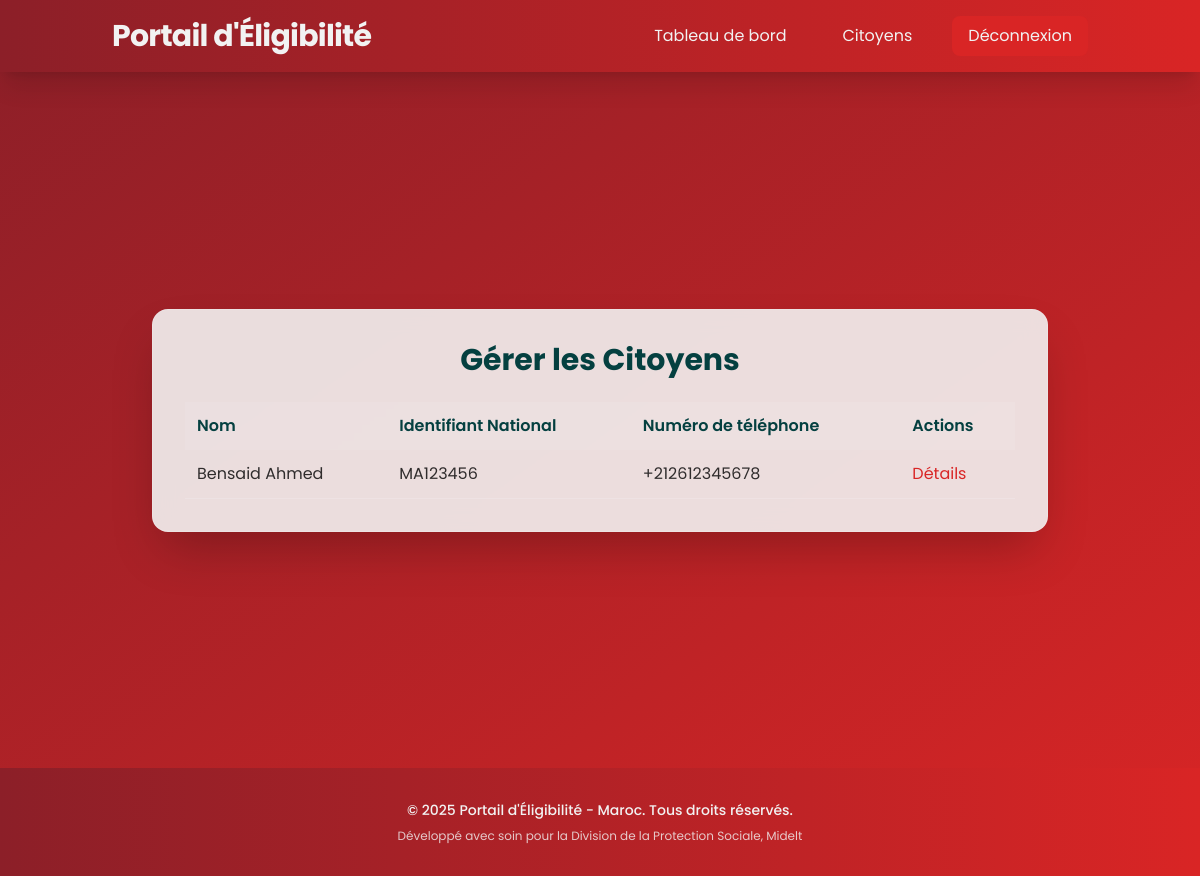
The page /staff/citizens/ (signed in) on the database its author committed.
### website/models.py (models this page shows)
class User(AbstractUser):
    USER_TYPES = [
        ('citizen', 'Citizen'),
        ('data_entry_staff', 'Data Entry Staff'),
        ('investigator', 'Investigator'),
        ('supervisor', 'Supervisor'),
        ('admin', 'Admin'),
    ]
    user_type = models.CharField(max_length=20, choices=USER_TYPES, default='citizen')
    national_id = models.CharField(max_length=20, unique=True)
    phone_validator = RegexValidator(regex=r'^\+212[0-9]{9}$', message="Phone number must be in format: '+212xxxxxxxxx'")
    phone_number = models.CharField(validators=[phone_validator], max_length=17, unique=True)
    birth_date = models.DateField(null=True, blank=True)
    address = models.TextField(blank=True)
    is_verified = models.BooleanField(default=False)
    verification_code = models.CharField(max_length=6, blank=True)
    created_at = models.DateTimeField(auto_now_add=True)
    updated_at = models.DateTimeField(auto_now=True)
    groups = models.ManyToManyField(
        'auth.Group',
        verbose_name='groups',
        blank=True,
        related_name='website_user_groups',  # Unique related_name
        help_text='The groups this user belongs to.',
    )
    user_permissions = models.ManyToManyField(
        'auth.Permission',
        verbose_name='user permissions',
        blank=True,
        related_name='website_user_permissions',  # Unique related_name
        help_text='Specific permissions for this user.',
    )

### website/views.py (the view)
# urls.py: path('staff/citizens/', views.manage_citizens, name='manage_citizens'),
@login_required
@user_passes_test(is_staff_member)
def manage_citizens(request):
    citizens = User.objects.filter(user_type='citizen').order_by('last_name')
    return render(request, 'staff/manage_citizens.html', {'citizens': citizens})

### website/views.py (called while the page is built)
def is_staff_member(user):
    return user.user_type in ['data_entry_staff', 'investigator', 'supervisor', 'admin']

### website/templates/staff/manage_citizens.html (shortened to what this page needs)
{% extends 'base.html' %}
{% block content %}
<div class="flex items-center justify-center py-12" style="height:fit-content; min-height: 75vh;">
    <div class="glass p-8 rounded-2xl shadow-2xl w-full max-w-4xl animate-fade-in-up">
        <h1 class="text-3xl font-bold text-center text-[#044040] mb-6">Gérer les Citoyens</h1>
        {% if citizens %}
            <table class="w-full border-collapse">
                <thead>
                    <tr class="bg-[#F2F2F2]/10">
                        <th class="p-3 text-left text-[#044040] font-semibold">Nom</th>
                        <th class="p-3 text-left text-[#044040] font-semibold">Identifiant National</th>
                        <th class="p-3 text-left text-[#044040] font-semibold">Numéro de téléphone</th>
                        <th class="p-3 text-left text-[#044040] font-semibold">Actions</th>
                    </tr>
                </thead>
                <tbody>
                    {% for citizen in citizens %}
                        <tr class="border-b border-[#F2F2F2]/20">
                            <td class="p-3 text-[#000000]/80">{{ citizen.last_name }} {{ citizen.first_name }}</td>
                            <td class="p-3 text-[#000000]/80">{{ citizen.national_id }}</td>
                            <td class="p-3 text-[#000000]/80">{{ citizen.phone_number }}</td>
                            <td class="p-3">
                                <a href="{% url 'citizen_detail' citizen.id %}"
                                   class="text-[#D92525] hover:text-[#591C21] transition-all duration-300">Détails</a>
                            </td>
                        </tr>
                    {% endfor %}
                </tbody>
            </table>
        {% else %}
            <p class="text-[#000000]/80">Aucun citoyen enregistré.</p>
        {% endif %}
    </div>
</div>
{% endblock %}

### rows shown on the page
User: last_name "Bensaid", first_name "Ahmed", national_id "MA123456", phone_number "+212612345678"
